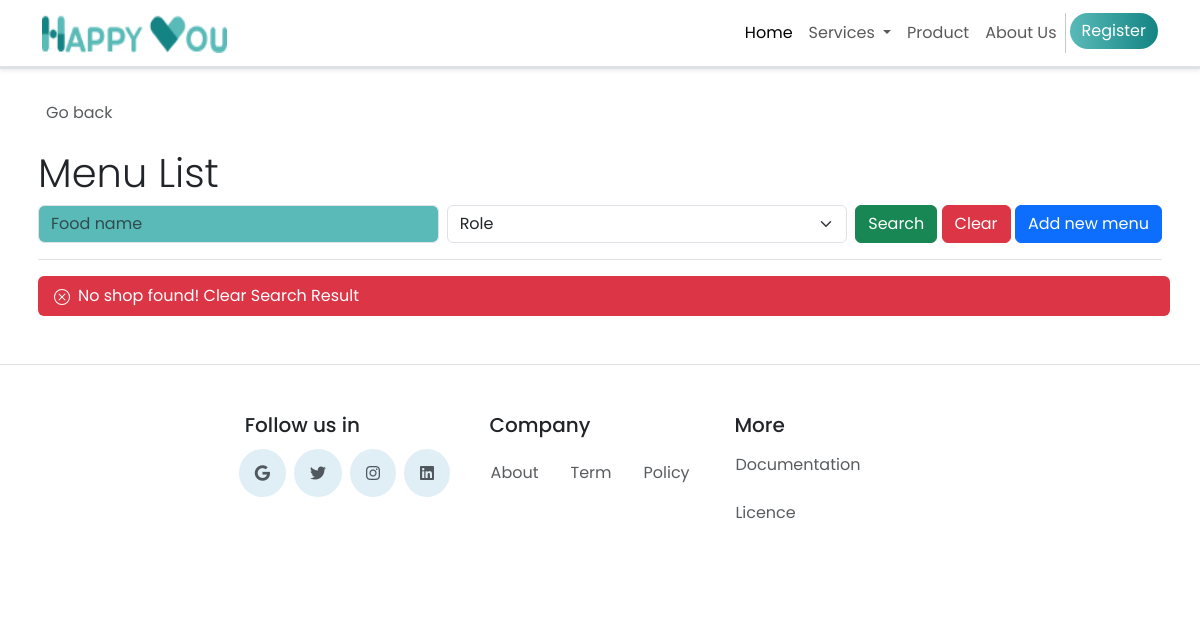
Page /search.php on the earlier database version.
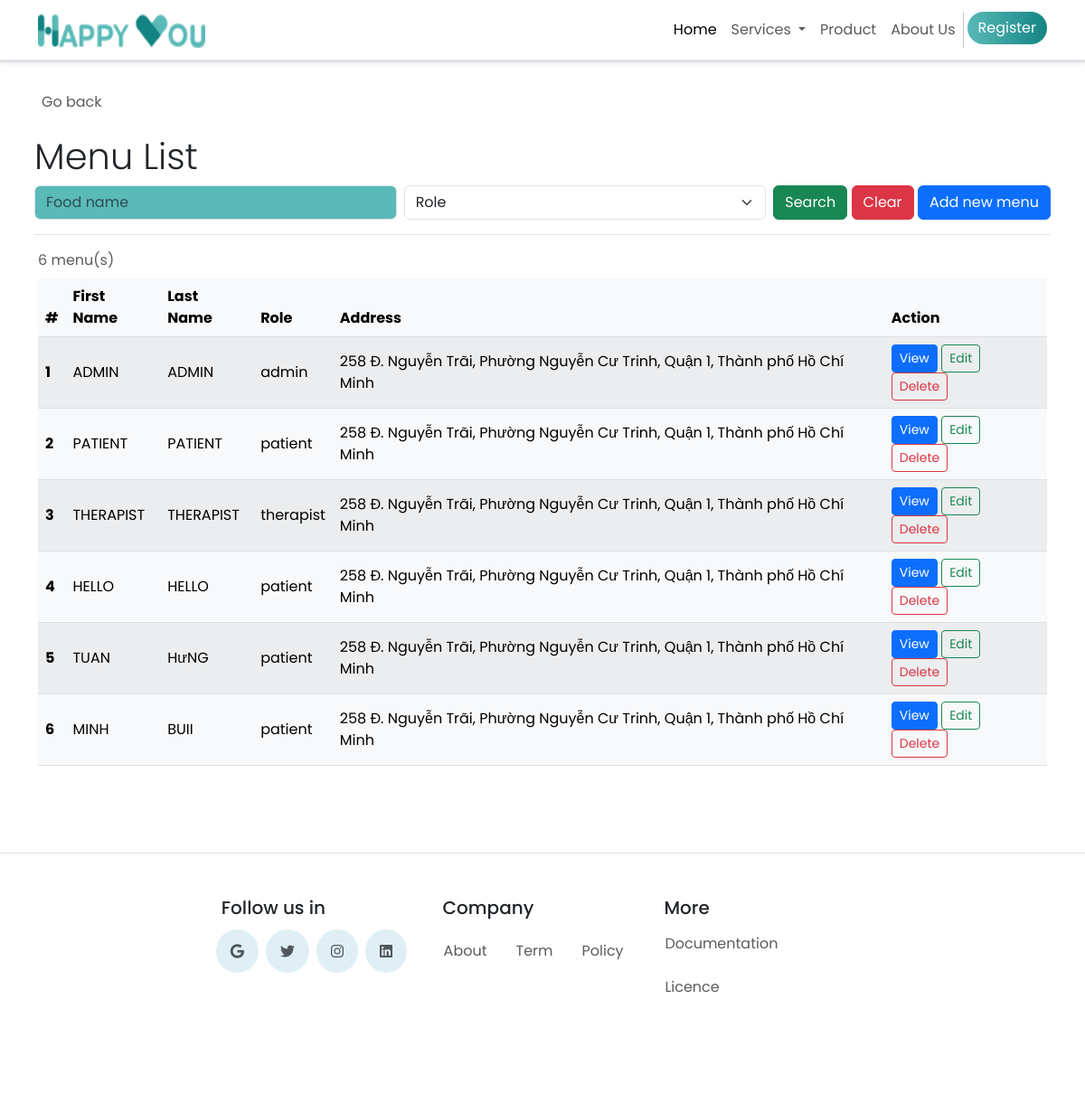
Same page on the later database version.
### tables this page shows
CREATE TABLE `user` (
  `u_id` int(11) NOT NULL,
  `u_firstName` varchar(255) DEFAULT NULL,
  `u_lastName` varchar(255) DEFAULT NULL,
  `u_phone` varchar(10) DEFAULT NULL,
  `u_email` varchar(255) DEFAULT NULL,
  `u_password` varchar(255) DEFAULT NULL,
  `u_gender` enum('Male','Female','Other') NOT NULL,
  `u_role` enum('patient','therapist','admin') NOT NULL,
  `u_address` varchar(400) DEFAULT NULL,
  `u_avatar` varchar(45) DEFAULT NULL
);

### search.php (the view, shortened to what this page needs)
<!DOCTYPE html>
<html lang="en">
<head>
   <?php
    include("head.php");
    include("conn_db.php");
   ?>
</head>
<body class="d-flex flex-column h-100">
    <?php include('header.php')?>
    <div class="container p-2 pb-0" id="admin-dashboard">
        <div class="mt-4 border-bottom">
            <a class="nav nav-item text-decoration-none text-muted mb-2" href="#" onclick="history.back();">
                <i class="bi bi-arrow-left-square me-2"></i>Go back
            </a>
            <h2 class="pt-3 display-6">Menu List</h2>
            <form class="form-floating mb-3" method="GET" action="search.php">
                <div class="row g-2">
                    <div class="col">
                        <input type="text" class="form-control" id="f_name" name="f_name" placeholder="Food name"
                            <?php if(isset($_GET["search"])){?>value="<?php echo $_GET["f_name"];?>" <?php } ?>>
                    </div>
                    <div class="col">
                        <select class="form-select" id="s_id" name="s_id">
                            <option selected value="">Role</option>
                        </select>
                    </div>
                    <div class="col-auto">
                        <button type="submit" name="search" value="1" class="btn btn-success">Search</button>
                        <button type="reset" class="btn btn-danger"
                            onclick="javascript: window.location='admin_food_list.php'">Clear</button>
                        <a href="admin_food_add.php" class="btn btn-primary">Add new menu</a>
                    </div>
                </div>
            </form>
        </div>
    </div>
    <div class="container pt-2" id="cust-table">
        <?php
            if(!isset($_GET["search"])){
                $search_query = "SELECT * FROM user;";
            }else{
                $search_fn=$_GET["f_name"];
                $search_query = "SELECT * FROM user WHERE u_firstName LIKE '%{$search_fn}%'";
            }
            $search_result = $mysqli -> query($search_query);
            $search_numrow = $search_result -> num_rows;
            if($search_numrow == 0){
        ?>
        <div class="row">
            <div class="col mt-2 ms-2 p-2 bg-danger text-white rounded text-start">
                <span class="ms-2 mt-2">No shop found!</span>
                <a href="admin_food_list.php" class="text-white">Clear Search Result</a>
            </div>
        </div>
        <?php } else{ ?>
        <div class="table-responsive">
        <table class="table rounded-5 table-light table-striped table-hover align-middle caption-top mb-5">
            <caption><?php echo $search_numrow;?> menu(s) <?php if(isset($_GET["search"])){?><br /><a
                    Result</a><?php } ?></caption>
            <thead class="bg-light">
                <tr>
                    <th scope="col">#</th>
                    <th scope="col">First Name</th>
                    <th scope="col">Last Name</th>
                    <th scope="col">Role</th>
                    <th scope="col">Address</th>
                    <th scope="col">Action</th>
                </tr>
            </thead>
            <tbody>
                <?php $i=1; while ($row = $search_result -> fetch_array()){ ?>
                <tr>
                    <th><?php echo $i++;?></th>
                    <td><?php echo $row["u_firstName"];?></td>
                    <td><?php echo $row["u_lastName"];?></td>
                    <td><?php echo $row["u_role"];?></td>
                    <td><?php echo $row["u_address"];?></td>
                    <td>
                        <a href="admin_food_detail.php?u_id=<?php echo $row["u_id"]?>"
                            class="btn btn-sm btn-primary">View</a>
                        <a href="admin_food_edit.php?u_id=<?php echo $row["u_id"];?>&u_id=<?php echo $row["u_id"]?>"
                            class="btn btn-sm btn-outline-success">Edit</a>
                        <a href="admin_food_delete.php?u_id=<?php echo $row["u_id"]?>"
                            class="btn btn-sm btn-outline-danger">Delete</a>
                    </td>
                </tr>
                <?php } ?>
            </tbody>
        </table>
        </div>
        <?php }
        ?>
    </div>
    <?php include 'footer.php';?>
</body>
</html>

### head.php (shortened to what this page needs)
<link href="https://cdn.jsdelivr.net/npm/bootstrap@5.3.0-alpha1/dist/css/bootstrap.min.css" rel="stylesheet">
<link rel="stylesheet" href="https://kit.fontawesome.com/c2de6d6bc6.css">
<link rel="stylesheet" href="css/index.css">

### header.php (shortened to what this page needs)
<nav class="navbar navbar-expand-lg bg-white sticky-top border-bottom border-3 shadow-sm">
    <div class="container">
        <a class="navbar-brand" href="index.php">
            <img src="img/Logo.png" alt="Logo Happp Me Hospital" width="185" height="40">
        </a>
        <div class="collapse navbar-collapse" id="navbarNav">
            <ul class="navbar-nav ms-auto ">
                <li class="nav-item text-center">
                    <a class="nav-link active" aria-current="page" href="index.php">Home</a>
                </li>
                <li class="nav-item dropdown text-center">
                    <a class="nav-link dropdown-toggle text-sm-center" href="#" role="button" data-bs-toggle="dropdown" aria-expanded="false">
                        Services
                    </a>
                </li>
                <li class="nav-item d-flex justify-content-center">
                    <a class="nav-link" href="product.php">Product</a>
                </li>
                <li class="nav-item d-flex justify-content-center">
                    <a class="nav-link" href="aboutUs.php">About Us</a>
                </li>
                <li class="nav-item dropdown ms-lg-1 text-center">
                    <?php if (!isset($_SESSION['firstName'])) { ?>
                        <a class="btn btn-primary  rounded-pill border-0" href="signIn.php" role="button" style="background-image: linear-gradient(to right, rgba(89, 186, 184, 1), rgba(19, 132, 131, 1));">Register</a>
                    <?php } ?>
                </li>
            </ul>
        </div>
    </div>
</nav>

### footer.php
<footer class="row row-cols-1 row-cols-sm-2 row-cols-md-5 py-5 my-5 border-top justify-content-center bg-white">
    <div class="col mb-4">
        <h5>Follow us in</h5>
        <ul class="nav flex-row" style="margin-left: -10px">
            <li class="nav-item mb-2 p-1 ">
                <a href="#" class="nav p-3 text-muted bg-main-gray rounded-circle"><i class="fa-brands fa-google"></i></a>
            </li>
            <li class="nav-item mb-2 p-1">
                <a href="#" class="nav p-3 text-muted bg-main-gray rounded-circle"><i class="fa-brands fa-twitter"></i></a>
            </li>
            <li class="nav-item mb-2 p-1 ">
                <a href="#" class="nav p-3 text-muted bg-main-gray rounded-circle"><i class="fa-brands fa-instagram"></i></a>
            </li>
            <li class="nav-item mb-2 p-1 ">
                <a href="#" class="nav p-3 text-muted bg-main-gray rounded-circle"><i class="fa-brands fa-linkedin"></i></a>
            </li>
        </ul>
    </div>
    <div class="col mb-4">
        <h5>Company</h5>
        <ul class="nav flex-row" style="margin-left: -15px">
            <li class="nav-item mb-2 "><a href="# " class="nav-link p-3 text-muted ">About</a></li>
            <li class="nav-item mb-2 "><a href="# " class="nav-link p-3 text-muted ">Term</a></li>
            <li class="nav-item mb-2 "><a href="# " class="nav-link p-3 text-muted ">Policy</a></li>
        </ul>
    </div>
    <div class="col mb-4">
        <h5>More</h5>
        <ul class="nav flex-column" style="margin-left: -7px">
            <li class="nav-item mb-2 "><a href="# " class="nav-link p-2 text-muted ">Documentation</a></li>
            <li class="nav-item mb-2 "><a href="# " class="nav-link p-2 text-muted ">Licence</a></li>
        </ul>
    </div>
</footer>

### css/index.css (style rules this page uses)
* { font-family: 'Poppins', sans-serif; }
input[type="text"], input[type="password"], input [type="checkbox"] { background-color: #59BAB8; }
.bg-main-gray { background-color: #dfeff5; }
a { text-decoration: none; cursor: pointer; color: black }

Differences in the rows shown:
added user: u_firstName "ADMIN", u_lastName "ADMIN", u_role "admin", u_address "258 Đ. Nguyễn Trãi, Phường Nguyễn Cư Trinh, Quận 1, Thành phố Hồ Chí Minh"
added user: u_firstName "PATIENT", u_lastName "PATIENT", u_role "patient", u_address "258 Đ. Nguyễn Trãi, Phường Nguyễn Cư Trinh, Quận 1, Thành phố Hồ Chí Minh"
added user: u_firstName "THERAPIST", u_lastName "THERAPIST", u_role "therapist", u_address "258 Đ. Nguyễn Trãi, Phường Nguyễn Cư Trinh, Quận 1, Thành phố Hồ Chí Minh"
added user: u_firstName "HELLO", u_lastName "HELLO", u_role "patient", u_address "258 Đ. Nguyễn Trãi, Phường Nguyễn Cư Trinh, Quận 1, Thành phố Hồ Chí Minh"
added user: u_firstName "TUAN", u_lastName "HưNG", u_role "patient", u_address "258 Đ. Nguyễn Trãi, Phường Nguyễn Cư Trinh, Quận 1, Thành phố Hồ Chí Minh"
added user: u_firstName "MINH", u_lastName "BUII", u_role "patient", u_address "258 Đ. Nguyễn Trãi, Phường Nguyễn Cư Trinh, Quận 1, Thành phố Hồ Chí Minh"
Other differences:
$search_numrow: (not shown) → "6"
text no longer shown: "No shop found! Clear Search Result"
text now shown: "menu(s) # First Name Last Name Role Address Action"
